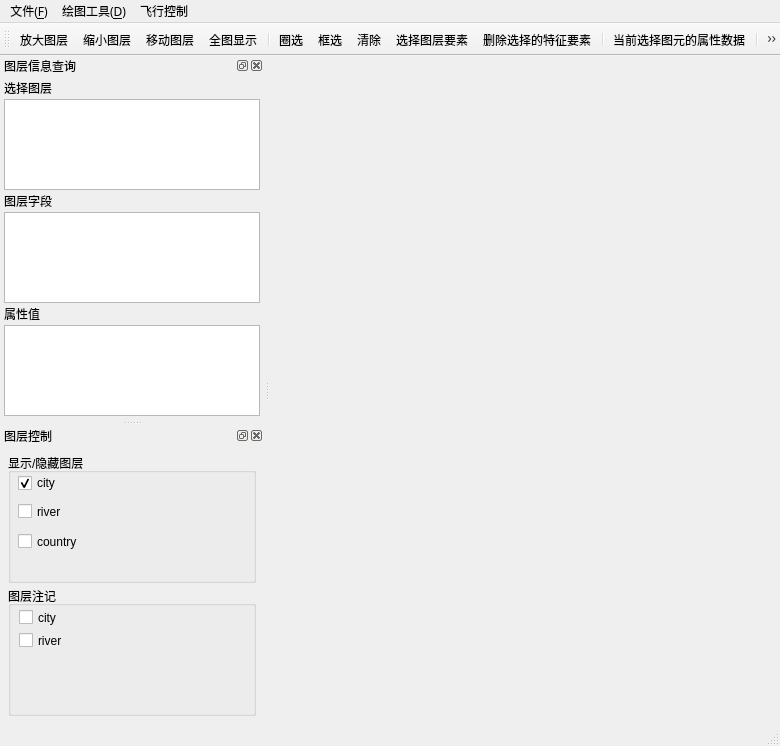
<?xml version="1.0" encoding="UTF-8"?>
<ui version="4.0">
 <class>examp2Class</class>
 <widget class="QMainWindow" name="examp2Class">
  <property name="geometry">
   <rect>
    <x>0</x>
    <y>0</y>
    <width>780</width>
    <height>745</height>
   </rect>
  </property>
  <property name="windowTitle">
   <string>examp2</string>
  </property>
  <widget class="QWidget" name="centralWidget">
   <layout class="QVBoxLayout" name="verticalLayout">
    <item>
     <widget class="QWidget" name="MapWindow" native="true">
      <property name="cursor">
       <cursorShape>CrossCursor</cursorShape>
      </property>
      <property name="autoFillBackground">
       <bool>false</bool>
      </property>
      <property name="styleSheet">
       <string notr="true">color: rgb(74, 255, 74);</string>
      </property>
     </widget>
    </item>
   </layout>
  </widget>
  <widget class="QMenuBar" name="menuBar">
   <property name="geometry">
    <rect>
     <x>0</x>
     <y>0</y>
     <width>780</width>
     <height>20</height>
    </rect>
   </property>
   <property name="font">
    <font>
     <family>宋体</family>
     <pointsize>9</pointsize>
    </font>
   </property>
   <widget class="QMenu" name="qtID_File">
    <property name="font">
     <font>
      <family>宋体</family>
      <pointsize>9</pointsize>
     </font>
    </property>
    <property name="title">
     <string>文件(&amp;F)</string>
    </property>
    <addaction name="qtID_AddVector"/>
    <addaction name="separator"/>
    <addaction name="qtID_Exit"/>
   </widget>
   <widget class="QMenu" name="qtID_Draw">
    <property name="font">
     <font>
      <family>宋体</family>
      <pointsize>9</pointsize>
     </font>
    </property>
    <property name="title">
     <string>绘图工具(&amp;D)</string>
    </property>
    <addaction name="qtID_PolyLine"/>
    <addaction name="qtID_Polygon"/>
   </widget>
   <widget class="QMenu" name="menu">
    <property name="title">
     <string>飞行控制</string>
    </property>
    <addaction name="OpenFly"/>
   </widget>
   <addaction name="qtID_File"/>
   <addaction name="qtID_Draw"/>
   <addaction name="menu"/>
  </widget>
  <widget class="QToolBar" name="mainToolBar">
   <attribute name="toolBarArea">
    <enum>TopToolBarArea</enum>
   </attribute>
   <attribute name="toolBarBreak">
    <bool>false</bool>
   </attribute>
   <addaction name="qtID_ZoomIn"/>
   <addaction name="qtID_ZoomOut"/>
   <addaction name="qtID_Pan"/>
   <addaction name="qtID_FullShow"/>
   <addaction name="separator"/>
   <addaction name="mActionSelectRadius"/>
   <addaction name="mActionSelectFeatures"/>
   <addaction name="mActionDeselectAll"/>
   <addaction name="qtID_SelectFeature"/>
   <addaction name="qtID_DeleFeature"/>
   <addaction name="separator"/>
   <addaction name="qtID_GetAttribute"/>
   <addaction name="separator"/>
   <addaction name="actionMeasureDist"/>
   <addaction name="mActionMeasureArea"/>
   <addaction name="separator"/>
   <addaction name="mActionTextAnnotation"/>
   <addaction name="mActionSvgAnnotation"/>
   <addaction name="separator"/>
  </widget>
  <widget class="QStatusBar" name="statusBar"/>
  <widget class="QDockWidget" name="LegenddockWidget">
   <property name="minimumSize">
    <size>
     <width>122</width>
     <height>364</height>
    </size>
   </property>
   <property name="windowTitle">
    <string>图层信息查询</string>
   </property>
   <attribute name="dockWidgetArea">
    <number>1</number>
   </attribute>
   <widget class="QWidget" name="dockWidgetContents_2">
    <layout class="QVBoxLayout" name="verticalLayout_4">
     <item>
      <widget class="QLabel" name="label_3">
       <property name="text">
        <string>选择图层</string>
       </property>
      </widget>
     </item>
     <item>
      <widget class="QListWidget" name="listWidget">
       <property name="font">
        <font>
         <family>宋体</family>
         <pointsize>9</pointsize>
        </font>
       </property>
       <property name="frameShape">
        <enum>QFrame::StyledPanel</enum>
       </property>
       <property name="frameShadow">
        <enum>QFrame::Sunken</enum>
       </property>
       <property name="movement">
        <enum>QListView::Static</enum>
       </property>
      </widget>
     </item>
     <item>
      <widget class="QLabel" name="label">
       <property name="text">
        <string>图层字段</string>
       </property>
      </widget>
     </item>
     <item>
      <widget class="QListWidget" name="listWidget_2"/>
     </item>
     <item>
      <widget class="QLabel" name="label_2">
       <property name="text">
        <string>属性值</string>
       </property>
      </widget>
     </item>
     <item>
      <widget class="QListWidget" name="listWidget_3">
       <property name="font">
        <font>
         <family>宋体</family>
         <pointsize>9</pointsize>
        </font>
       </property>
      </widget>
     </item>
    </layout>
   </widget>
  </widget>
  <widget class="QDockWidget" name="LayerControlWidget">
   <property name="minimumSize">
    <size>
     <width>206</width>
     <height>298</height>
    </size>
   </property>
   <property name="windowTitle">
    <string>图层控制</string>
   </property>
   <attribute name="dockWidgetArea">
    <number>1</number>
   </attribute>
   <widget class="QWidget" name="dockWidgetContents">
    <layout class="QVBoxLayout" name="verticalLayout_2">
     <property name="spacing">
      <number>3</number>
     </property>
     <property name="leftMargin">
      <number>4</number>
     </property>
     <property name="topMargin">
      <number>4</number>
     </property>
     <property name="rightMargin">
      <number>4</number>
     </property>
     <property name="bottomMargin">
      <number>4</number>
     </property>
     <item>
      <widget class="QWidget" name="widget" native="true">
       <layout class="QVBoxLayout" name="verticalLayout_3">
        <property name="spacing">
         <number>3</number>
        </property>
        <property name="leftMargin">
         <number>4</number>
        </property>
        <property name="topMargin">
         <number>4</number>
        </property>
        <property name="rightMargin">
         <number>4</number>
        </property>
        <property name="bottomMargin">
         <number>4</number>
        </property>
        <item>
         <widget class="QGroupBox" name="groupBox">
          <property name="title">
           <string>显示/隐藏图层</string>
          </property>
          <widget class="QCheckBox" name="checkBox">
           <property name="geometry">
            <rect>
             <x>10</x>
             <y>20</y>
             <width>121</width>
             <height>20</height>
            </rect>
           </property>
           <property name="text">
            <string>city</string>
           </property>
           <property name="icon">
            <iconset resource="examp2.qrc">
             <normaloff>:/examp2/Resources/mActionAddLayer.png</normaloff>:/examp2/Resources/mActionAddLayer.png</iconset>
           </property>
           <property name="checked">
            <bool>true</bool>
           </property>
          </widget>
          <widget class="QCheckBox" name="checkBox_2">
           <property name="geometry">
            <rect>
             <x>10</x>
             <y>50</y>
             <width>48</width>
             <height>17</height>
            </rect>
           </property>
           <property name="text">
            <string>river</string>
           </property>
          </widget>
          <widget class="QCheckBox" name="checkBox_3">
           <property name="geometry">
            <rect>
             <x>10</x>
             <y>80</y>
             <width>71</width>
             <height>17</height>
            </rect>
           </property>
           <property name="text">
            <string>country</string>
           </property>
          </widget>
         </widget>
        </item>
        <item>
         <widget class="QGroupBox" name="groupBox_2">
          <property name="title">
           <string>图层注记</string>
          </property>
          <widget class="QCheckBox" name="checkBox_4">
           <property name="geometry">
            <rect>
             <x>11</x>
             <y>23</y>
             <width>81</width>
             <height>17</height>
            </rect>
           </property>
           <property name="text">
            <string>city</string>
           </property>
          </widget>
          <widget class="QCheckBox" name="checkBox_5">
           <property name="geometry">
            <rect>
             <x>11</x>
             <y>46</y>
             <width>48</width>
             <height>17</height>
            </rect>
           </property>
           <property name="text">
            <string>river</string>
           </property>
          </widget>
         </widget>
        </item>
       </layout>
      </widget>
     </item>
    </layout>
   </widget>
  </widget>
  <action name="qtID_AddVector">
   <property name="text">
    <string>加载矢量图(&amp;V)</string>
   </property>
  </action>
  <action name="qtID_ZoomIn">
   <property name="icon">
    <iconset resource="examp2.qrc">
     <normaloff>:/examp2/Resources/ZoomOut.png</normaloff>:/examp2/Resources/ZoomOut.png</iconset>
   </property>
   <property name="text">
    <string>放大图层</string>
   </property>
   <property name="toolTip">
    <string>放大图层</string>
   </property>
  </action>
  <action name="qtID_ZoomOut">
   <property name="icon">
    <iconset resource="examp2.qrc">
     <normaloff>:/examp2/Resources/ZoomIn.png</normaloff>:/examp2/Resources/ZoomIn.png</iconset>
   </property>
   <property name="text">
    <string>缩小图层</string>
   </property>
   <property name="toolTip">
    <string>缩小图层</string>
   </property>
  </action>
  <action name="qtID_Pan">
   <property name="icon">
    <iconset resource="examp2.qrc">
     <normaloff>:/examp2/Resources/mActionPan.png</normaloff>:/examp2/Resources/mActionPan.png</iconset>
   </property>
   <property name="text">
    <string>移动图层</string>
   </property>
  </action>
  <action name="qtID_FullShow">
   <property name="icon">
    <iconset resource="examp2.qrc">
     <normaloff>:/examp2/Resources/ALl.png</normaloff>:/examp2/Resources/ALl.png</iconset>
   </property>
   <property name="text">
    <string>全图显示</string>
   </property>
   <property name="toolTip">
    <string>全图显示</string>
   </property>
  </action>
  <action name="qtID_Exit">
   <property name="text">
    <string>退出</string>
   </property>
  </action>
  <action name="qtID_SelectFeature">
   <property name="icon">
    <iconset resource="examp2.qrc">
     <normaloff>:/examp2/Resources/mActionSelect.png</normaloff>:/examp2/Resources/mActionSelect.png</iconset>
   </property>
   <property name="text">
    <string>选择图层要素</string>
   </property>
   <property name="toolTip">
    <string>选择图层特征要素</string>
   </property>
  </action>
  <action name="qtID_DeleFeature">
   <property name="icon">
    <iconset resource="examp2.qrc">
     <normaloff>:/examp2/Resources/mActionDeleteSelected.png</normaloff>:/examp2/Resources/mActionDeleteSelected.png</iconset>
   </property>
   <property name="text">
    <string>删除选择的特征要素</string>
   </property>
   <property name="toolTip">
    <string>删除选择的特征要素</string>
   </property>
  </action>
  <action name="qtID_GetAttribute">
   <property name="icon">
    <iconset resource="examp2.qrc">
     <normaloff>:/examp2/Resources/mActionAddLayer.png</normaloff>:/examp2/Resources/mActionAddLayer.png</iconset>
   </property>
   <property name="text">
    <string>当前选择图元的属性数据</string>
   </property>
   <property name="toolTip">
    <string>得到当前选择图元的属性数据</string>
   </property>
  </action>
  <action name="qtID_PolyLine">
   <property name="text">
    <string>绘制折线(&amp;L)</string>
   </property>
  </action>
  <action name="qtID_Polygon">
   <property name="text">
    <string>绘制多边形(&amp;P)</string>
   </property>
  </action>
  <action name="OpenFly">
   <property name="text">
    <string>打开</string>
   </property>
  </action>
  <action name="actionMeasureDist">
   <property name="checkable">
    <bool>false</bool>
   </property>
   <property name="icon">
    <iconset resource="examp2.qrc">
     <normaloff>:/examp2/Resources/MeaDist.png</normaloff>:/examp2/Resources/MeaDist.png</iconset>
   </property>
   <property name="text">
    <string>测距</string>
   </property>
   <property name="toolTip">
    <string>测量距离</string>
   </property>
  </action>
  <action name="mActionMeasureArea">
   <property name="icon">
    <iconset resource="examp2.qrc">
     <normaloff>:/examp2/Resources/MeaArea.png</normaloff>:/examp2/Resources/MeaArea.png</iconset>
   </property>
   <property name="text">
    <string>测面积</string>
   </property>
  </action>
  <action name="mActionTextAnnotation">
   <property name="text">
    <string>Text</string>
   </property>
  </action>
  <action name="mActionSvgAnnotation">
   <property name="text">
    <string>SVG</string>
   </property>
  </action>
  <action name="mActionFeatureAction">
   <property name="text">
    <string>要素</string>
   </property>
  </action>
  <action name="mActionSelectRadius">
   <property name="text">
    <string>圈选</string>
   </property>
  </action>
  <action name="mActionSelectFeatures">
   <property name="icon">
    <iconset resource="examp2.qrc">
     <normaloff>:/examp2/Resources/Sel.png</normaloff>:/examp2/Resources/Sel.png</iconset>
   </property>
   <property name="text">
    <string>框选</string>
   </property>
  </action>
  <action name="mActionDeselectAll">
   <property name="text">
    <string>清除</string>
   </property>
  </action>
 </widget>
 <layoutdefault spacing="2" margin="4"/>
 <resources>
  <include location="examp2.qrc"/>
 </resources>
 <connections>
  <connection>
   <sender>checkBox_2</sender>
   <signal>toggled(bool)</signal>
   <receiver>examp2Class</receiver>
   <slot>EnableLayer2(bool)</slot>
   <hints>
    <hint type="sourcelabel">
     <x>65</x>
     <y>455</y>
    </hint>
    <hint type="destinationlabel">
     <x>285</x>
     <y>584</y>
    </hint>
   </hints>
  </connection>
  <connection>
   <sender>checkBox</sender>
   <signal>toggled(bool)</signal>
   <receiver>examp2Class</receiver>
   <slot>EnableLayer1(bool)</slot>
   <hints>
    <hint type="sourcelabel">
     <x>97</x>
     <y>428</y>
    </hint>
    <hint type="destinationlabel">
     <x>286</x>
     <y>540</y>
    </hint>
   </hints>
  </connection>
  <connection>
   <sender>checkBox_4</sender>
   <signal>toggled(bool)</signal>
   <receiver>examp2Class</receiver>
   <slot>EnableLabel1(bool)</slot>
   <hints>
    <hint type="sourcelabel">
     <x>78</x>
     <y>561</y>
    </hint>
    <hint type="destinationlabel">
     <x>285</x>
     <y>622</y>
    </hint>
   </hints>
  </connection>
  <connection>
   <sender>checkBox_5</sender>
   <signal>toggled(bool)</signal>
   <receiver>examp2Class</receiver>
   <slot>EnableLayer2(bool)</slot>
   <hints>
    <hint type="sourcelabel">
     <x>66</x>
     <y>584</y>
    </hint>
    <hint type="destinationlabel">
     <x>285</x>
     <y>657</y>
    </hint>
   </hints>
  </connection>
  <connection>
   <sender>listWidget_2</sender>
   <signal>itemDoubleClicked(QListWidgetItem*)</signal>
   <receiver>examp2Class</receiver>
   <slot>SelectField(QListWidgetItem*)</slot>
   <hints>
    <hint type="sourcelabel">
     <x>145</x>
     <y>204</y>
    </hint>
    <hint type="destinationlabel">
     <x>305</x>
     <y>233</y>
    </hint>
   </hints>
  </connection>
  <connection>
   <sender>listWidget</sender>
   <signal>itemDoubleClicked(QListWidgetItem*)</signal>
   <receiver>examp2Class</receiver>
   <slot>SelectLayer(QListWidgetItem*)</slot>
   <hints>
    <hint type="sourcelabel">
     <x>184</x>
     <y>110</y>
    </hint>
    <hint type="destinationlabel">
     <x>305</x>
     <y>140</y>
    </hint>
   </hints>
  </connection>
  <connection>
   <sender>listWidget_3</sender>
   <signal>itemDoubleClicked(QListWidgetItem*)</signal>
   <receiver>examp2Class</receiver>
   <slot>SelectFeature(QListWidgetItem*)</slot>
   <hints>
    <hint type="sourcelabel">
     <x>186</x>
     <y>306</y>
    </hint>
    <hint type="destinationlabel">
     <x>285</x>
     <y>321</y>
    </hint>
   </hints>
  </connection>
 </connections>
 <designerdata>
  <property name="gridDeltaX">
   <number>10</number>
  </property>
  <property name="gridDeltaY">
   <number>10</number>
  </property>
  <property name="gridSnapX">
   <bool>true</bool>
  </property>
  <property name="gridSnapY">
   <bool>true</bool>
  </property>
  <property name="gridVisible">
   <bool>true</bool>
  </property>
 </designerdata>
 <slots>
  <slot>EnableLayer1(bool)</slot>
  <slot>EnableLayer2(bool)</slot>
  <slot>EnableLabel1(bool)</slot>
  <slot>EnableLabel2(bool)</slot>
  <slot>SelectLayer(QListWidgetItem*)</slot>
  <slot>SelectField(QListWidgetItem*)</slot>
  <slot>SelectFeature(QListWidgetItem*)</slot>
 </slots>
</ui>
